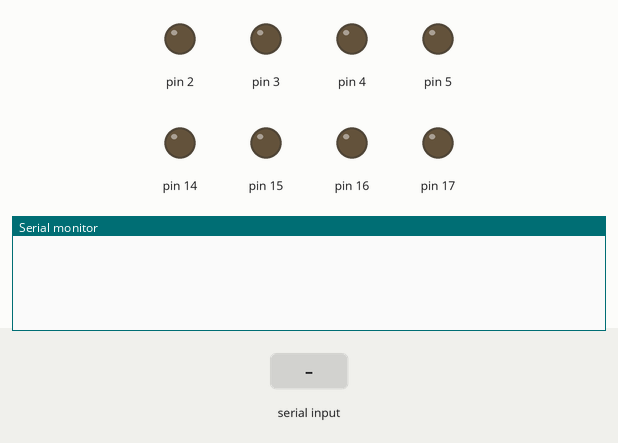
Simulated run of this sketch. Board: Arduino Uno, built with avr-gcc and run on an emulated ATmega328P. On the bench: output pins drawn as LEDs (lit = HIGH), the last lines printed to the serial monitor. The test bench sets the inputs (shaded band).

Above: at 1.2 s.
1.3 s: "?\n" received over Serial
At 2.5 s:
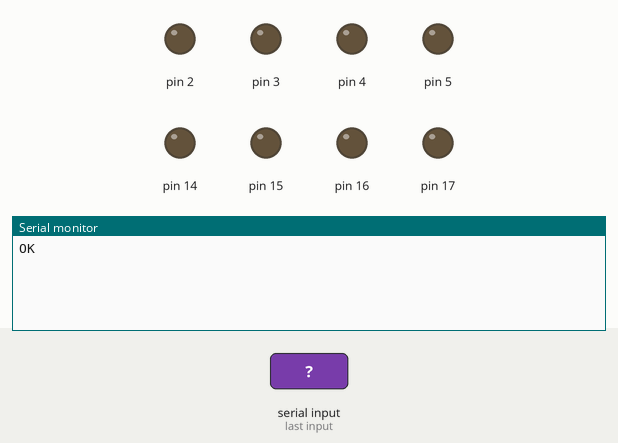
2.8 s: byte 83 ('S') received over Serial
At 4.6 s:
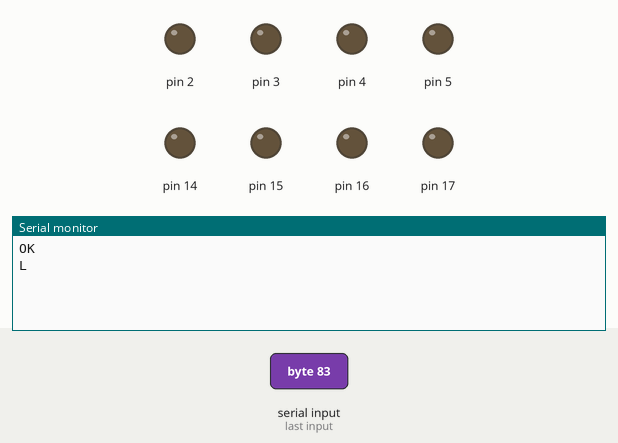

Measured:
- after the input at 1.3 s, the serial monitor: prints a new line at once (image 1)
- after the input at 2.8 s, the serial monitor: prints a new line after 1.0 s (image 2)

The sketch:

voxpower-inhib-arduino.ino
```cpp
#include <Arduino.h>

void setup() {

  // Set pin modes for channels
  for (int i = 2; i < 6; i++) {
    pinMode(i, OUTPUT);
  }
  for (int i = 14; i < 18; i++) {
    pinMode(i, OUTPUT);
  }


  // Start serial communication (default baud rate is 9600)
  Serial.begin(9600);
}

void loop() {
  if (Serial.available()) {
    // Receive a message with one character for command to set the pin state and one character for the id of the pin
    char command = Serial.read();
    int channel = Serial.readStringUntil('\n').toInt(); // Convert ASCII digit to integer
    channel += 1; // Channels 1 to 4 of the Voxpower corresponds to the Pin 2 to 5 of the arduino
    if (channel > 5) {
      channel += 8; // Cannels 5 to 8 of the Voxpower corresponds to the Pin 14 to 17 of the arduino
    }

    if (command == '?' ) {
      Serial.write("OK\n");

    } else if (command == 'I') {
      // Inhibit channel
      digitalWrite(channel, HIGH);

      Serial.write("OK\n");

    } else if (command == 'E') {
      // Enable channel
      digitalWrite(channel, LOW);

      Serial.write("OK\n");

    } else if (command == 'S') {
      // Get channel state

      if (digitalRead(channel) == HIGH) {
        Serial.write("H\n");

      } else {
        Serial.write("L\n");
      }
    }
    // Flush the buffer to immediately send the response
    Serial.flush();
  }
}
```
